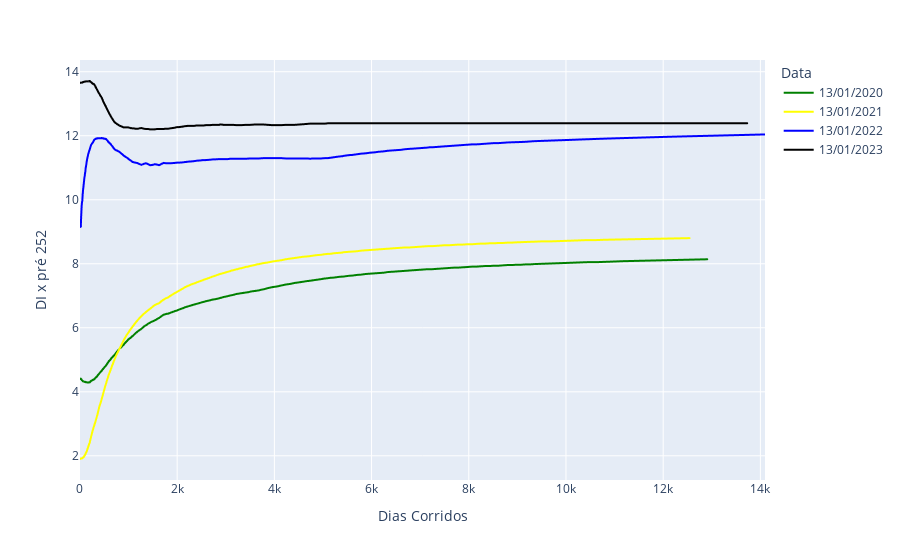

Notebook code for this chart:
### Code cell
color = ['green', 'yellow', 'blue', 'black']

fig = px.line(df_pre_curves, x = 'Dias Corridos', y = 'DI x pré 252', color = 'Data', color_discrete_sequence = color)

fig.show()

### Figure 1 — Plotly figure (JSON) as saved in the notebook; plotly's stock layout.template omitted (floating-point values rounded to 4 significant figures; data arrays with more than 128 entries replaced by an {"elided": "..."} marker saying what was removed)
{"data": [{"hovertemplate": "Data=13/01/2020<br>Dias Corridos=%{x}<br>DI x pré 252=%{y}<extra></extra>", "legendgroup": "13/01/2020", "line": {"color": "green", "dash": "solid"}, "marker": {"symbol": "circle"}, "mode": "lines", "name": "13/01/2020", "showlegend": true, "type": "scattergl", "x": {"elided": "298 int values"}, "xaxis": "x", "y": {"elided": "298 float values"}, "yaxis": "y"}, {"hovertemplate": "Data=13/01/2021<br>Dias Corridos=%{x}<br>DI x pré 252=%{y}<extra></extra>", "legendgroup": "13/01/2021", "line": {"color": "yellow", "dash": "solid"}, "marker": {"symbol": "circle"}, "mode": "lines", "name": "13/01/2021", "showlegend": true, "type": "scattergl", "x": {"elided": "283 int values"}, "xaxis": "x", "y": {"elided": "283 float values"}, "yaxis": "y"}, {"hovertemplate": "Data=13/01/2022<br>Dias Corridos=%{x}<br>DI x pré 252=%{y}<extra></extra>", "legendgroup": "13/01/2022", "line": {"color": "blue", "dash": "solid"}, "marker": {"symbol": "circle"}, "mode": "lines", "name": "13/01/2022", "showlegend": true, "type": "scattergl", "x": {"elided": "281 int values"}, "xaxis": "x", "y": {"elided": "281 float values"}, "yaxis": "y"}, {"hovertemplate": "Data=13/01/2023<br>Dias Corridos=%{x}<br>DI x pré 252=%{y}<extra></extra>", "legendgroup": "13/01/2023", "line": {"color": "black", "dash": "solid"}, "marker": {"symbol": "circle"}, "mode": "lines", "name": "13/01/2023", "showlegend": true, "type": "scattergl", "x": {"elided": "263 int values"}, "xaxis": "x", "y": {"elided": "263 float values"}, "yaxis": "y"}], "layout": {"legend": {"title": {"text": "Data"}, "tracegroupgap": 0}, "margin": {"t": 60}, "xaxis": {"anchor": "y", "domain": [0, 1], "title": {"text": "Dias Corridos"}}, "yaxis": {"anchor": "x", "domain": [0, 1], "title": {"text": "DI x pré 252"}}}}
